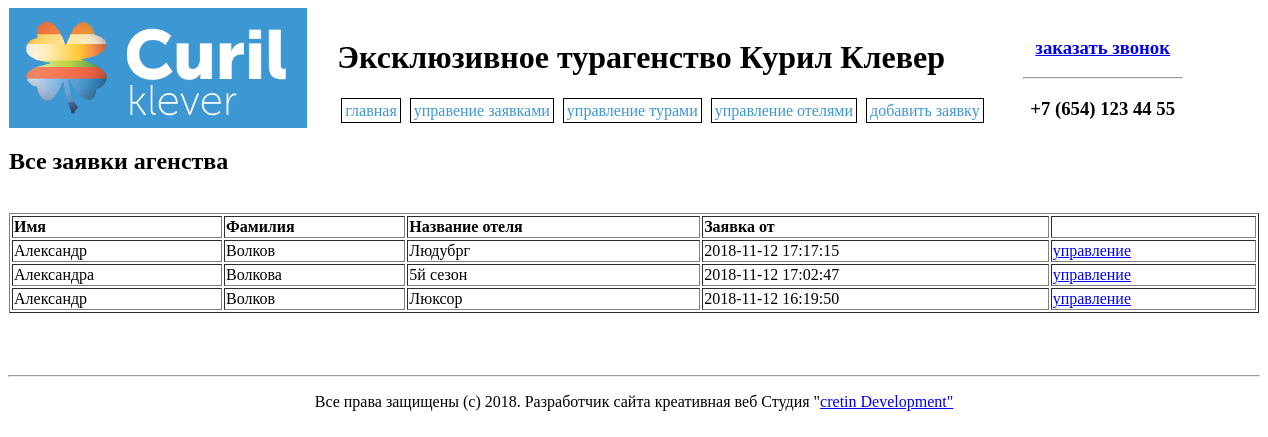
/allorders.php, run on an earlier commit of the app's database.
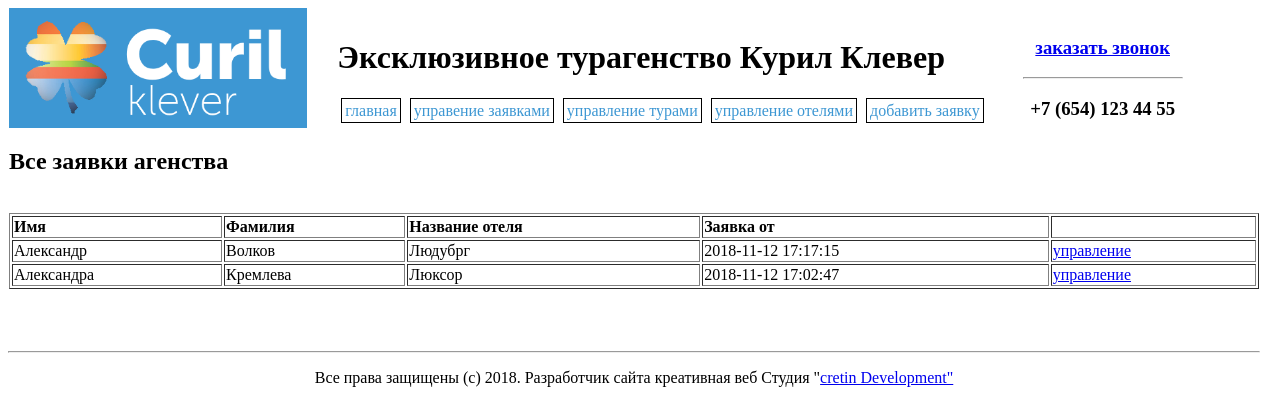
And on a later commit of the database.
### tables this page shows
CREATE TABLE IF NOT EXISTS `orders` (
  `orderid` int(11) NOT NULL AUTO_INCREMENT,
  `OrderName` text NOT NULL,
  `order_registration_date` timestamp NOT NULL DEFAULT CURRENT_TIMESTAMP,
  `person_id` int(11) NOT NULL,
  `hotel_id` int(11) NOT NULL,
  `date_arrival` datetime NOT NULL DEFAULT '0000-00-00 00:00:00',
  `date_departure` datetime NOT NULL DEFAULT '0000-00-00 00:00:00',
  PRIMARY KEY (`orderid`),
  KEY `person_id` (`person_id`),
  KEY `hotel_id` (`hotel_id`),
  KEY `orderid` (`orderid`)
);

CREATE TABLE IF NOT EXISTS `clients` (
  `id` int(11) NOT NULL AUTO_INCREMENT,
  `first_name` varchar(20) NOT NULL,
  `second_name` varchar(20) NOT NULL,
  `age` int(11) NOT NULL,
  `sex` int(11) NOT NULL,
  `phone` text NOT NULL,
  `email` text NOT NULL,
  `passport_data` varchar(200) NOT NULL,
  PRIMARY KEY (`id`),
  UNIQUE KEY `id_2` (`id`),
  KEY `id` (`id`),
  KEY `id_3` (`id`)
);

CREATE TABLE IF NOT EXISTS `Hotels` (
  `id` int(11) NOT NULL AUTO_INCREMENT,
  `name` varchar(60) NOT NULL,
  `addres` varchar(120) NOT NULL,
  `price` int(11) NOT NULL,
  `stars_rate` int(11) NOT NULL,
  `location` int(11) NOT NULL,
  PRIMARY KEY (`id`),
  UNIQUE KEY `id_2` (`id`),
  KEY `location` (`location`),
  KEY `id` (`id`)
);

### allorders.php (the view, shortened to what this page needs)
<html>
	<head>
		<? require "head.php"; ?>
	</head>
	<body>
		<header>
			<?php
				require "header.php";
			?>
		</header>
        <div class="page">
            <H2>Все заявки агенства</H2>
            <br>
            <table border="1" width='1250'>
                <tr>
                    <td><b>Имя</b></td>
                    <td><b>Фамилия</b></td>
                    <td><b>Название отеля</b></td>
                    <td><b>Заявка от</b></td>
                    <td></td>
                </tr>
                <?
					$link = mysqli_connect($host, $user, $password, $database)
					or die("Ошибка " . mysqli_error($link));
					$query ="SELECT
						orders.orderid AS order_id,
						clients.first_name AS person_first_name,
						clients.second_name AS person_second_name,
						hotels.name AS hotel_name,
						order_registration_date
						FROM orders
							INNER JOIN clients
								ON person_id = clients.id
							INNER JOIN hotels
								ON hotel_id = hotels.id
						ORDER BY  orders.order_registration_date DESC";
					$result = mysqli_query($link, $query) or die("Ошибка " . mysqli_error($link));
                if($result)
                {
                    while($row = mysqli_fetch_array($result))
                    {
                        ?>
                        <tr>
                            <td><? echo $row['person_first_name'];?></td>
                            <td><? echo $row['person_second_name'];?></td>
                            <td><? echo $row['hotel_name'];?></td>
                            <td><? echo $row['order_registration_date']; ?></td>
                            <td><a href="controlorder.php?id=<?echo $row['order_id'];?>"> управление </a></td>
                        </tr>
						<?
                    }
                }
                ?>
            </table>
        </div>
        <footer>
			<?php
				require "footer.php";
			?>
		</footer>
	</body>
</html>

What changed in the data, as far as the page shows it:
removed orders: person.first_name "Александр", person.second_name "Волков", hotel.name "Люксор", order_registration_date "2018-11-12 16:19:50"
changed orders "Александра": person.second_name "Волкова" → "Кремлева"; hotel.name "5й сезон" → "Люксор"
